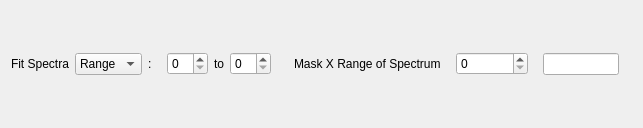
<?xml version="1.0" encoding="UTF-8"?>
<ui version="4.0">
 <class>IndirectSpectrumSelector</class>
 <widget class="QWidget" name="IndirectSpectrumSelector">
  <property name="geometry">
   <rect>
    <x>0</x>
    <y>0</y>
    <width>643</width>
    <height>128</height>
   </rect>
  </property>
  <property name="windowTitle">
   <string>Form</string>
  </property>
  <layout class="QHBoxLayout" name="horizontalLayout_2">
   <item>
    <widget class="QLabel" name="lbSelectionMode">
     <property name="toolTip">
      <string>Choose the spectra you want to fit.</string>
     </property>
     <property name="text">
      <string>Fit Spectra</string>
     </property>
    </widget>
   </item>
   <item>
    <widget class="QComboBox" name="cbSelectionMode">
     <property name="toolTip">
      <string>Choose Range to select a continuous range of spectra. Choose String to specify a discontinuous collection of spectra (e.g. 0-3, 6, 8-10).</string>
     </property>
     <item>
      <property name="text">
       <string>Range</string>
      </property>
     </item>
     <item>
      <property name="text">
       <string>String</string>
      </property>
     </item>
    </widget>
   </item>
   <item>
    <widget class="QLabel" name="lbColon">
     <property name="text">
      <string>:</string>
     </property>
    </widget>
   </item>
   <item>
    <widget class="QStackedWidget" name="swSpectraSelection">
     <property name="currentIndex">
      <number>0</number>
     </property>
     <widget class="QWidget" name="loSpectraRange">
      <layout class="QHBoxLayout" name="horizontalLayout">
       <item>
        <widget class="QSpinBox" name="spMinimumSpectrum"/>
       </item>
       <item>
        <widget class="QLabel" name="lbSpectraRangeTo">
         <property name="text">
          <string>to</string>
         </property>
         <property name="alignment">
          <set>Qt::AlignCenter</set>
         </property>
        </widget>
       </item>
       <item>
        <widget class="QSpinBox" name="spMaximumSpectrum"/>
       </item>
      </layout>
     </widget>
     <widget class="QWidget" name="lpSpectraText">
      <layout class="QHBoxLayout" name="horizontalLayout_4">
       <item>
        <widget class="QLineEdit" name="leSpectra"/>
       </item>
       <item>
        <widget class="QLabel" name="lbSpectraError">
         <property name="text">
          <string/>
         </property>
        </widget>
       </item>
      </layout>
     </widget>
    </widget>
   </item>
   <item>
    <spacer name="horizontalSpacer">
     <property name="orientation">
      <enum>Qt::Horizontal</enum>
     </property>
     <property name="sizeHint" stdset="0">
      <size>
       <width>40</width>
       <height>20</height>
      </size>
     </property>
    </spacer>
   </item>
   <item>
    <widget class="QLabel" name="lbMaskSpectrum">
     <property name="text">
      <string>Mask X Range of Spectrum</string>
     </property>
    </widget>
   </item>
   <item>
    <widget class="QStackedWidget" name="swMaskSpectrumSelection">
     <widget class="QWidget" name="loMaskSpectrumSp">
      <layout class="QHBoxLayout" name="horizontalLayout_5">
       <item>
        <widget class="QSpinBox" name="spMaskSpectrum"/>
       </item>
      </layout>
     </widget>
     <widget class="QWidget" name="loMaskSpectrumCb">
      <layout class="QHBoxLayout" name="horizontalLayout_3">
       <item>
        <widget class="QComboBox" name="cbMaskSpectrum"/>
       </item>
      </layout>
     </widget>
    </widget>
   </item>
   <item>
    <widget class="QLineEdit" name="leMaskBins"/>
   </item>
   <item>
    <widget class="QLabel" name="lbMaskBinsError">
     <property name="text">
      <string/>
     </property>
    </widget>
   </item>
  </layout>
 </widget>
 <resources/>
 <connections>
  <connection>
   <sender>cbSelectionMode</sender>
   <signal>currentIndexChanged(int)</signal>
   <receiver>swSpectraSelection</receiver>
   <slot>setCurrentIndex(int)</slot>
   <hints>
    <hint type="sourcelabel">
     <x>383</x>
     <y>80</y>
    </hint>
    <hint type="destinationlabel">
     <x>519</x>
     <y>80</y>
    </hint>
   </hints>
  </connection>
  <connection>
   <sender>cbSelectionMode</sender>
   <signal>currentIndexChanged(int)</signal>
   <receiver>swMaskSpectrumSelection</receiver>
   <slot>setCurrentIndex(int)</slot>
   <hints>
    <hint type="sourcelabel">
     <x>95</x>
     <y>63</y>
    </hint>
    <hint type="destinationlabel">
     <x>452</x>
     <y>63</y>
    </hint>
   </hints>
  </connection>
 </connections>
</ui>
